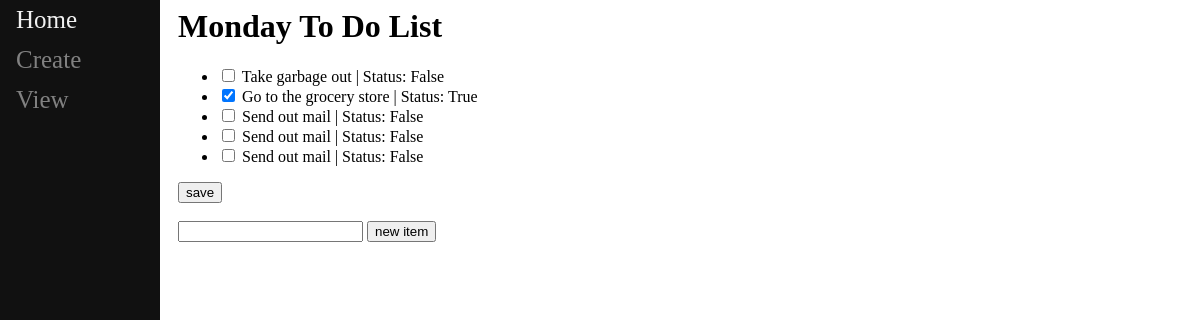
The page /1 on the database its author committed.
### main/models.py (models this page shows, shortened)
class ToDoList(models.Model):
    name = models.CharField(max_length=200)

class Item(models.Model):
    todolist = models.ForeignKey(ToDoList, on_delete=models.CASCADE)
    text = models.CharField(max_length=200)
    complete = models.BooleanField()

### main/views.py (the view, shortened to what this page needs)
# urls.py: path("<int:id>", views.index, name="index"),
def index(response, id):
    ls = ToDoList.objects.get(id=id)
    return render(response, "main/list.html", {"ls":ls})

### main/templates/main/list.html (shortened to what this page needs)
{% extends "main/base.html" %}
{% block content %}
    <h1>{{ls.name}}</h1>
    <form method="post" action="#">
    <ul>
        {% for item in ls.item_set.all %}
            {% if item.complete == False %}
                <li><input type="checkbox" value="clicked" name="c{{item.id}}">
                    {{item.text}} | Status: {{item.complete}}
                </li>
            {% else %}
                <li><input type="checkbox" value="clicked" name="c{{item.id}}" checked>
                    {{item.text}} | Status: {{item.complete}}
                </li>
            {% endif %}
        {% endfor %}
    </ul>
    <button type="submit" name="save" value="save">save</button>
    <br>
    <br>
    <input type="text" name="new">
    <button type="submit" name="newItem" value="newItem">new item</button>
    </form>
{% endblock %}

### rows shown on the page
ToDoList: name "Monday To Do List"
Item: text "Take garbage out", complete "False"
Item: text "Go to the grocery store", complete "True"
Item: text "Send out mail", complete "False"
Item: text "Send out mail", complete "False"
Item: text "Send out mail", complete "False"
